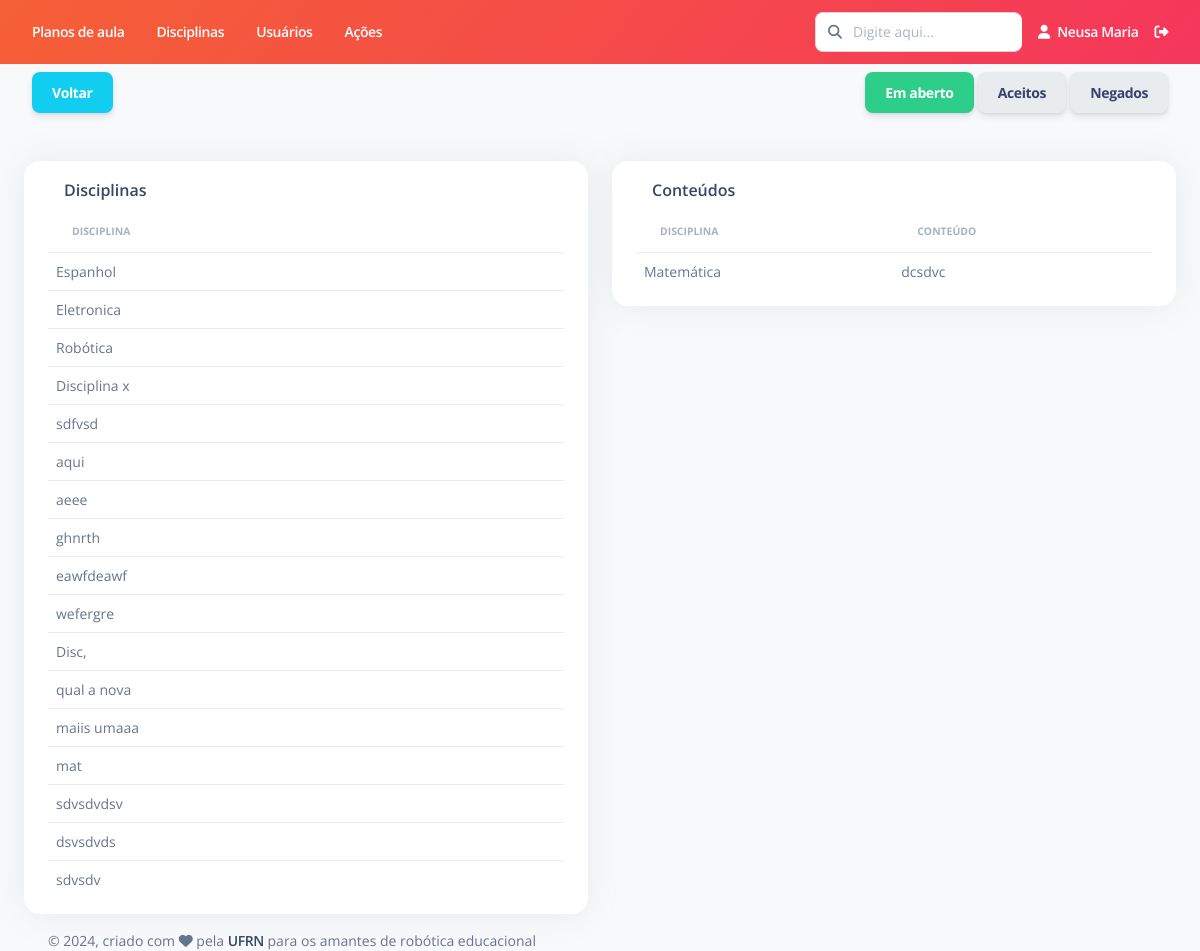
The app's page /disciplina/listar-sugestoes-usuario/5 (signed in), older data.
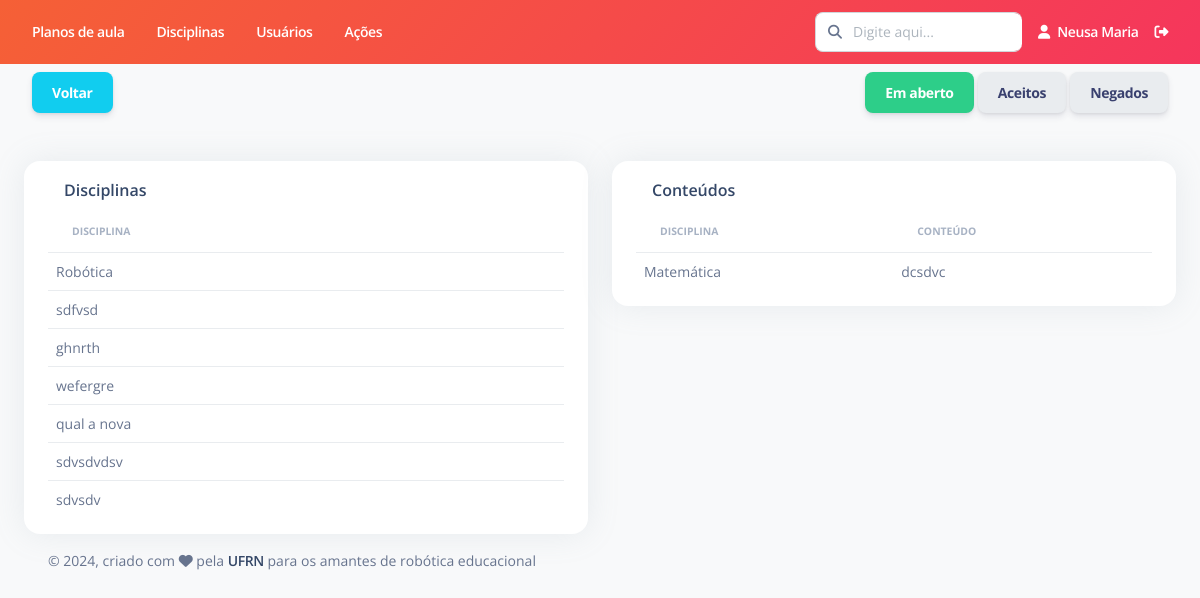
The same page, newer data.
### Disciplina/models.py (models this page shows, shortened)
class SugestaoDisciplina(models.Model):
    nome = models.CharField(max_length=200, verbose_name="Nome")
    usuario = models.ForeignKey(Usuario, on_delete=models.RESTRICT, null=True, verbose_name="Usuário")
    status = models.CharField(max_length=1, choices=STATUS_SUGESTAO, default='A')
    comentarios = models.TextField(null=True, blank=True, verbose_name="Comentários")
    data = models.DateField(auto_now_add=True, verbose_name="Data de criação", null=True)
    class Meta:
        ordering = ['status']
        verbose_name = "Sugestão de Disciplina"
        verbose_name_plural = "Sugestões de Disciplina"

class SugestaoConteudo(models.Model):
    nome = models.CharField(max_length=200, verbose_name="Nome")
    disciplina = models.ForeignKey(Disciplina, on_delete=models.RESTRICT, null=True, verbose_name="Disciplina")
    usuario = models.ForeignKey(Usuario, on_delete=models.RESTRICT, null=True, verbose_name="Usuário")
    status = models.CharField(max_length=1, choices=STATUS_SUGESTAO, default='A')
    comentarios = models.TextField(null=True, blank=True, verbose_name="Comentários")
    data = models.DateField(auto_now_add=True, verbose_name="Data de criação", null=True)
    class Meta:
        ordering = ['status']
        verbose_name = "Sugestão de Conteúdo"
        verbose_name_plural = "Sugestões de Conteúdo"

class Disciplina(models.Model):
    nome = models.CharField(max_length=200, verbose_name="Nome")
    status = models.CharField(max_length=7, choices=STATUS, default='Ativo')
    def __str__(self):
        return self.nome
    class Meta:
        ordering = ['nome']
        verbose_name = "Disciplina"
        verbose_name_plural = "Disciplinas"

### Disciplina/views.py (the view)
# urls.py: path('listar-sugestoes-usuario/<int:pk>', views.listar_sugestoes_usuario, name="listar_sugestoes_usuario"),
@login_required
def listar_sugestoes_usuario(request, pk):
    if (request.user.id == pk):
        usuario = Usuario.objects.get(pk=pk)
        sugestoes_disciplina_em_aberto = SugestaoDisciplina.objects.filter(status="A", usuario = usuario)
        sugestoes_disciplina_aceita = SugestaoDisciplina.objects.filter(status="B", usuario = usuario)
        sugestoes_disciplina_negada = SugestaoDisciplina.objects.filter(status="C", usuario = usuario)
        sugestoes_conteudo_em_aberto = SugestaoConteudo.objects.filter(status="A", usuario = usuario)
        sugestoes_conteudo_aceito = SugestaoConteudo.objects.filter(status="B", usuario = usuario)
        sugestoes_conteudo_negado = SugestaoConteudo.objects.filter(status="C", usuario = usuario)
        informacoes = {
            'sugestoes_disciplina_em_aberto': sugestoes_disciplina_em_aberto,
            'sugestoes_disciplina_aceita': sugestoes_disciplina_aceita,
            'sugestoes_disciplina_negada': sugestoes_disciplina_negada,
            'sugestoes_conteudo_em_aberto': sugestoes_conteudo_em_aberto,
            'sugestoes_conteudo_aceito': sugestoes_conteudo_aceito,
            'sugestoes_conteudo_negado': sugestoes_conteudo_negado,
        }
        return render(request, "Disciplina/listar_sugestoes_usuario.html", informacoes)
    else:
        raise PermissionDenied()

### templates/Disciplina/listar_sugestoes_usuario.html (shortened to what this page needs)
{% extends "Base/base.html" %}
{% load static %}
{% block conteudo %}
<div class="d-flex justify-content-between bd-highlight mb-3">
    <div class="p-2 bd-highlight">
        <a id="btn_voltar" class="btn btn-info" href="{% url 'disciplina:listar' %}">Voltar</a>
    </div>
    <div class="p-2 bd-highlight">
        <button id="btn_em_aberto" class="btn btn-success" onclick="mostrar_em_aberto()">Em aberto</button>
        <button id="btn_aceitos" class="btn btn-light" onclick="mostrar_aceitos()">Aceitos</button>
        <button id="btn_negados" class="btn btn-light" onclick="mostrar_negados()">Negados</button>
    </div>
</div>
<div id="div_em_aberto">
  <div class="row mt-4">
    <div class="col-lg-6 col-md-12 mb-lg-0 mb-4">
        <div class="card container">
            <div class="card-header pb-0 p-3">
                <div class="d-flex justify-content-between">
                <h6 class="mb-2">Disciplinas</h6>
                </div>
            </div>
            <div class="table-responsive">
                <table id="tabela_s_disciplinas_em_aberto" class="table align-items-center" cellspacing="0">
                    <thead>
                    <tr>
                        <th class="text-uppercase text-secondary text-xxs font-weight-bolder opacity-7">Disciplina</th>
                    </tr>
                    </thead>
                    <tbody>
                        {% for disciplina in sugestoes_disciplina_em_aberto %}
                            <tr>
                                <td><p class="text-sm mb-0">{{disciplina.nome}}</p></td>
                            </tr>
                        {% endfor %}
                    </tbody>
                </table>
            </div>
        </div>
    </div>
    <div class="col-lg-6 col-md-12 mb-lg-0 mb-4">
        <div class="card container">
            <div class="card-header pb-0 p-3">
                <div class="d-flex justify-content-between">
                <h6 class="mb-2">Conteúdos</h6>
                </div>
            </div>
            <div class="table-responsive">
                <table id="tabela_s_conteudos_em_aberto" class="table align-items-center" cellspacing="0">
                    <thead>
                    <tr>
                        <th class="text-uppercase text-secondary text-xxs font-weight-bolder opacity-7">Disciplina</th>
                        <th class="text-uppercase text-secondary text-xxs font-weight-bolder opacity-7">Conteúdo</th>
                    </tr>
                    </thead>
                    <tbody>
                        {% for conteudo in sugestoes_conteudo_em_aberto %}
                            <tr>
                                <td><p class="text-sm mb-0">{{conteudo.disciplina}}</p></td>
                                <td><p class="text-sm mb-0">{{conteudo.nome}}</p></td>
                            </tr>
                        {% endfor %}
                    </tbody>
                </table>
            </div>
        </div>
    </div>
  </div>
</div>
{% endblock %}

Row changes from the older to the newer data that the page shows:
no longer on this page (row edited): SugestaoDisciplina: nome "Espanhol"
no longer on this page (row edited): SugestaoDisciplina: nome "Eletronica"
no longer on this page (row edited): SugestaoDisciplina: nome "Disciplina x"
no longer on this page (row edited): SugestaoDisciplina: nome "aqui"
no longer on this page (row edited): SugestaoDisciplina: nome "aeee"
no longer on this page (row edited): SugestaoDisciplina: nome "eawfdeawf"
no longer on this page (row edited): SugestaoDisciplina: nome "Disc,"
no longer on this page (row edited): SugestaoDisciplina: nome "maiis umaaa"
no longer on this page (row edited): SugestaoDisciplina: nome "mat"
no longer on this page (row edited): SugestaoDisciplina: nome "dsvsdvds"
